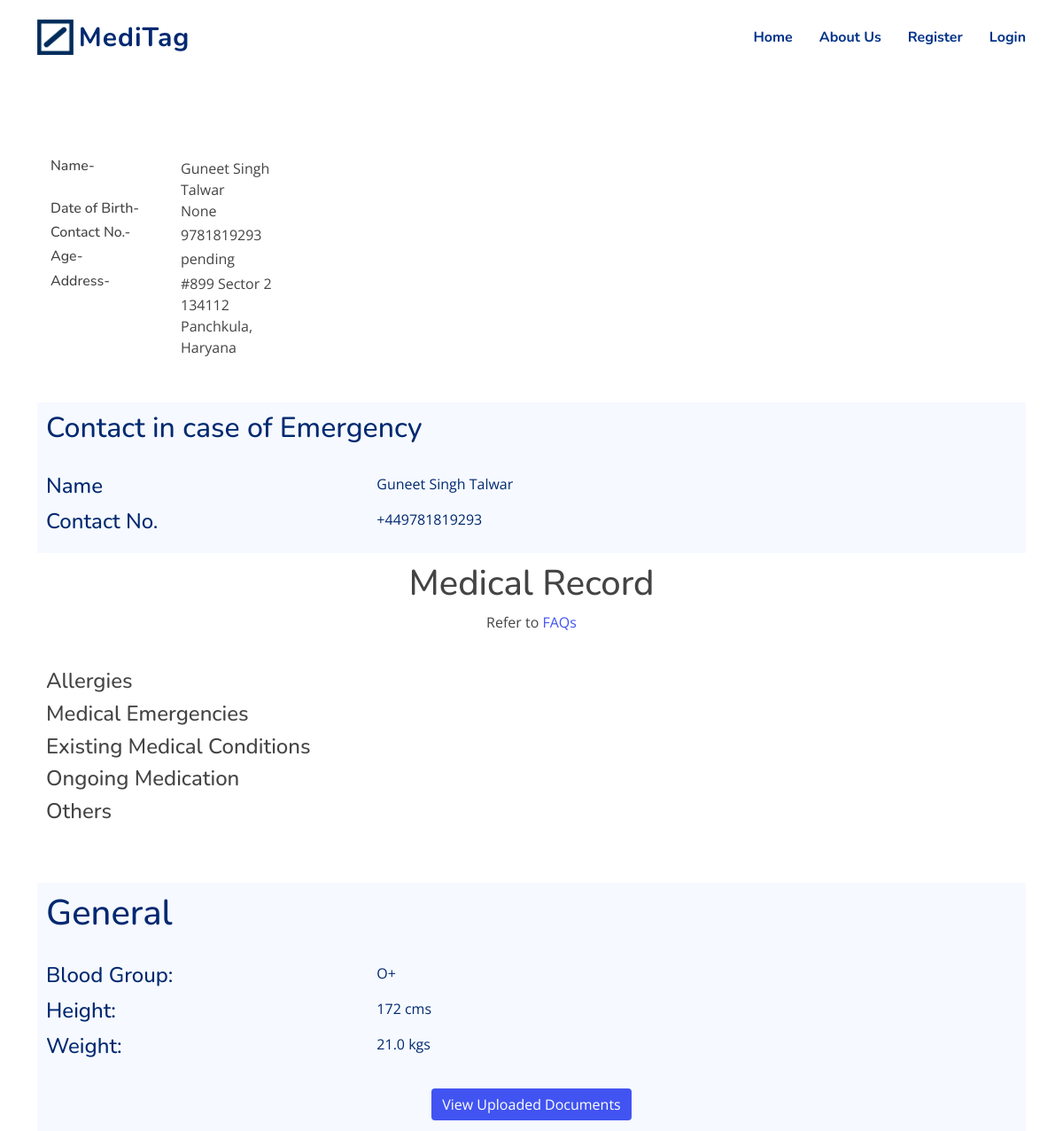
/profile/b2c16ff5ca1e4387944e753344fb88a4, run on the app's committed database.
### basic_qr/models.py (models this page shows, shortened)
class UserProfile(models.Model):
    user = models.OneToOneField(User, on_delete=models.CASCADE, null=True, blank=True)
    name = models.CharField(max_length=100, null=True,help_text="*")
    contact_no = models.CharField(max_length=100, null=True,help_text="*")
    contact_number_in_case_of_emergency = models.CharField(max_length=100, null=True,help_text="*")
    contact_name_in_case_of_emergency = models.CharField(max_length=100,null=True,help_text="*")
    blood_group = models.CharField(max_length=100, null=True,help_text="*")
    height_cms = models.IntegerField(null=True,help_text="*")
    weight_kgs =models.FloatField(null=True,help_text="*")
    allergies = models.TextField(null=True,blank=True)
    emergencies = models.TextField(null=True,blank=True)
    existing_med_conditions = models.TextField(null=True,blank=True)
    ongoing_medication = models.TextField(null=True,blank=True)
    others = models.TextField(null=True,blank=True)
    id = models.UUIDField(default=uuid.uuid4, unique=True,
                          primary_key=True, editable=False)
    dob = models.DateField(blank=True,null=True)
    address = models.TextField(null=True,blank=True,help_text="(Fill in to claim your free stickers)(Enter Pin Code)")
    path = models.CharField(max_length=200,null=True,blank=True)
    created_at = models.DateTimeField(auto_now_add=True)
    class Meta:
         ordering = ['created_at']

### basic_qr/views.py (the view)
# urls.py: path('profile/<str:pk>',views.profile,name="profile"),
def profile(request,pk):
    info = UserProfile.objects.get(id=pk)
    num = ""
    allow= False
    if request.user.is_authenticated:
        check_info = UserProfile.objects.get(user=request.user)
        num = str(check_info.id)
        if str(check_info.id) == pk:
            allow= True
    context = {
    'info':info,
    'num':num,
    'allow':allow,
    'path':"www.meditag.org" + str(request.path) ,
    'age': "pending",
    }
    if(info.dob):
        context['age'] = calculate_age(info.dob)
    return render(request,"basic_qr/profile.html",context)

### templates/basic_qr/profile.html (shortened to what this page needs)
{% extends 'base.html' %} {% load qr_code %}
{% block content %}
<br/><br/>
<br/><br/>
<div class="container">
  <div class="responsive-flex">
      <div class="container-1" style="padding: 10px 15px">
        <ul style="list-style: none; padding: 0px">
          <li><div class="row"><div class="col"> <h6>Name-</h6> </div> <div class="col">{{info.name}}</div></div> </li>
          <li><div class="row"><div class="col"> <h6>Date of Birth-</h6> </div> <div class="col">{{info.dob}}</div></div> </li>
          <li><div class="row"><div class="col"> <h6>Contact No.-</h6> </div> <div class="col">{{info.contact_no}}</div></div> </li>
          <li><div class="row"><div class="col"> <h6>Age-</h6> </div> <div class="col">{{age}}</div></div> </li>
          <li><div class="row"><div class="col"> <h6>Address-</h6> </div> <div class="col">{{info.address}}</div></div> </li>
        </ul>
      </div>
        {% load static %}
  </div>
  <br />
  <div class="steps-container" style="position: relative;">
    <h2 class="text-wt">Contact in case of Emergency</h2>
    <br />
    <div class="row">
      <div class="col-4"><h4 class="text-wt">Name</h4></div>
      <div class="col-8"><p class="text-wt">{{info.contact_name_in_case_of_emergency}}</p></div>
    </div>
    <div class="row">
      <div class="col-4"><h4 class="text-wt">Contact No.</h4></div>
      <div class="col-8"><p class="text-wt">{{info.contact_number_in_case_of_emergency}}</p></div>
    </div>
  </div>
  <div style="padding: 10px">
    <h1 class="text-center">Medical Record</h1>
    <p class="text-center">Refer to <a href="{% url 'basic_qr:landing'  %}#faq" target="_blank" rel="noopener noreferrer" >FAQs</a></p>
    <br />
    <div class="row">
      <div class="col-4">
        <h4 class="card-title">Allergies</h4>
      </div>
      <div class="col-8">
      </div>
    </div>
    <div class="row">
      <div class="col-4">
        <h4 class="card-title">Medical Emergencies</h4>
      </div>
      <div class="col-8">
      </div>
    </div>
    <div class="row">
      <div class="col-4">
        <h4 class="card-title">Existing Medical Conditions</h4>
      </div>
      <div class="col-8">
      </div>
    </div>
    <div class="row">
      <div class="col-4"><h4 class="card-title">Ongoing Medication</h4></div>
      <div class="col-8"><p style="word-break:break-all">{{ info.ongoing_medication }}</p></div>
    </div>
  <div class="row">
    <div class="col-4"><h4 class="card-title">Others</h4></div>
    <div class="col-8"><p style="word-break:break-all">{{ info.others }}</p></div>
  </div>
  </div>
  <br /><br />
  <div class="common-container">
    <h1 class="text-wt">General</h1>
    <br />
    <div class="row">
      <div class="col-4"><h4 class="text-wt">Blood Group:</h4></div>
      <div class="col-8"><p class="text-wt">{{info.blood_group}}</p></div>
    </div>
    <div class="row">
      <div class="col-4"><h4 class="text-wt">Height:</h4></div>
      <div class="col-8"><p class="text-wt">{{info.height_cms}} cms</p></div>
    </div>
    <div class="row">
      <div class="col-4"><h4 class="text-wt">Weight:</h4></div>
      <div class="col-8"><p class="text-wt">{{info.weight_kgs}} kgs</p></div>
    </div>
  </div>
<div class="common-container text-center">
        <a href="{% url 'basic_qr:display-documents' info.id %}" class="btn btn-primary"> View Uploaded Documents</a>
      </div>
</div>
{% endblock %}

### static/assets/css/style.css (style rules this page uses)
:root { scroll-behavior: smooth; }
body { font-family: "Open Sans", sans-serif; color: #444444; }
a { color: #4154f1; text-decoration: none; }
h1, h2, h3, h4, h5, h6 { font-family: "Nunito", sans-serif; }

### templates/base.html (style rules this page uses)
.btn-primary, .btn-primary:hover, .btn-primary:active, .btn-primary:visited { background-color: #4154f1 !important; border:none !important; margin:2px !important; }

### templates/basic_qr/profile.html (style rules this page uses)
.steps-container { background-color: #f6f9ff; width: 100%; height: auto; padding: 10px; }
.text-wt { color: #012970; }
.responsive-flex { display: flex; }
.common-container { background-color: #f6f9ff; width: 100%; height: auto; padding: 10px; }
.container-1 { width: 25vw; }

### data on the page
UserProfile: name "Guneet Singh Talwar", dob "None", contact_no "9781819293", address "#899 Sector 2 134112 Panchkula, Haryana", contact_name_in_case_of_emergency "Guneet Singh Talwar", contact_number_in_case_of_emergency "+449781819293", blood_group "O+", height_cms "172", weight_kgs "21.0"

### other printed values
{{ age }} "pending"
